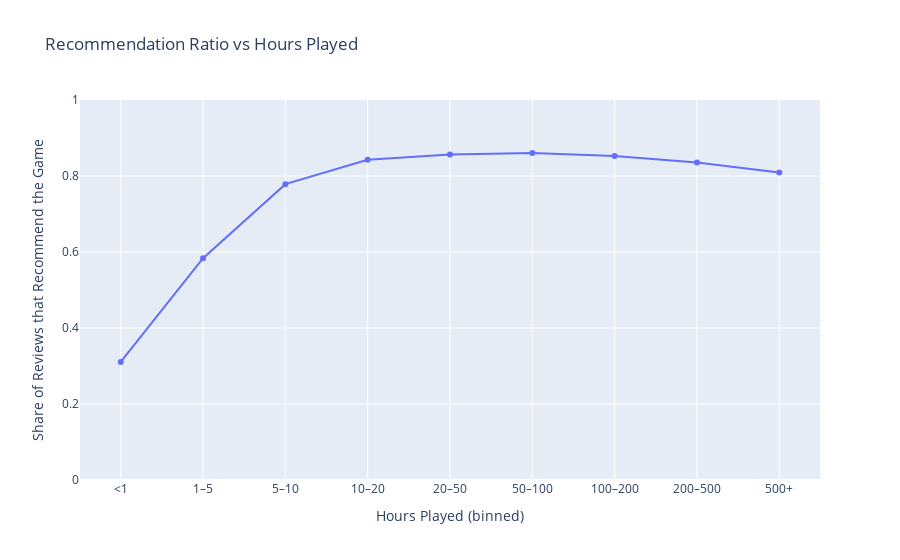

Notebook code cell kept with this figure:
### Markdown cell above
### Graph 2

Interactive plotly graph between ratio of recommended vs non-recommended games and hours played

### Code cell
bins = [0, 1, 5, 10, 20, 50, 100, 200, 500, 100000]
labels = ["<1", "1–5", "5–10", "10–20", "20–50", "50–100", "100–200", "200–500", "500+"]

#bands for hours played
steamdataset["hours_band"] = pd.cut(
    steamdataset["hours_played"],
    bins=bins,
    labels=labels,
    include_lowest=True
)

hours_rec = steamdataset.groupby("hours_band")["rec_ratio"].mean().reset_index().dropna()

fig = px.line(
    hours_rec,
    x="hours_band",
    y="rec_ratio",
    markers=True,
    title="Recommendation Ratio vs Hours Played",
    labels={
        "hours_band": "Hours Played (binned)",
        "rec_ratio": "Share of Reviews that Recommend the Game"
    }
)

fig.update_yaxes(range=[0, 1])

fig.show()

### Figure 1 — Plotly figure (JSON) as saved in the notebook; plotly's stock layout.template omitted (floating-point values rounded to 4 significant figures)
{"data": [{"hovertemplate": "Hours Played (binned)=%{x}<br>Share of Reviews that Recommend the Game=%{y}<extra></extra>", "legendgroup": "", "line": {"color": "#636efa", "dash": "solid"}, "marker": {"symbol": "circle"}, "mode": "lines+markers", "name": "", "orientation": "v", "showlegend": false, "type": "scatter", "x": ["<1", "1–5", "5–10", "10–20", "20–50", "50–100", "100–200", "200–500", "500+"], "xaxis": "x", "y": [0.3107, 0.5837, 0.7786, 0.8429, 0.8565, 0.8605, 0.8526, 0.8355, 0.8093], "yaxis": "y"}], "layout": {"legend": {"tracegroupgap": 0}, "title": {"text": "Recommendation Ratio vs Hours Played"}, "xaxis": {"anchor": "y", "domain": [0, 1], "title": {"text": "Hours Played (binned)"}}, "yaxis": {"anchor": "x", "domain": [0, 1], "range": [0, 1], "title": {"text": "Share of Reviews that Recommend the Game"}}}}
